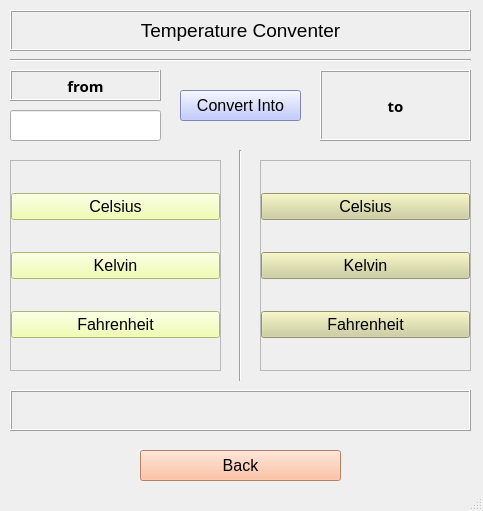
<?xml version="1.0" encoding="UTF-8"?>
<ui version="4.0">
 <class>Temp_window</class>
 <widget class="QMainWindow" name="Temp_window">
  <property name="geometry">
   <rect>
    <x>0</x>
    <y>0</y>
    <width>483</width>
    <height>511</height>
   </rect>
  </property>
  <property name="windowTitle">
   <string>MainWindow</string>
  </property>
  <widget class="QWidget" name="centralwidget">
   <widget class="QLabel" name="temp_label">
    <property name="geometry">
     <rect>
      <x>10</x>
      <y>10</y>
      <width>461</width>
      <height>41</height>
     </rect>
    </property>
    <property name="font">
     <font>
      <pointsize>14</pointsize>
     </font>
    </property>
    <property name="frameShape">
     <enum>QFrame::Box</enum>
    </property>
    <property name="frameShadow">
     <enum>QFrame::Raised</enum>
    </property>
    <property name="text">
     <string>Temperature Conventer</string>
    </property>
    <property name="alignment">
     <set>Qt::AlignCenter</set>
    </property>
   </widget>
   <widget class="QLabel" name="from_label">
    <property name="geometry">
     <rect>
      <x>10</x>
      <y>70</y>
      <width>151</width>
      <height>31</height>
     </rect>
    </property>
    <property name="font">
     <font>
      <family>Microsoft Tai Le</family>
      <pointsize>11</pointsize>
      <weight>75</weight>
      <bold>true</bold>
     </font>
    </property>
    <property name="frameShape">
     <enum>QFrame::Box</enum>
    </property>
    <property name="frameShadow">
     <enum>QFrame::Raised</enum>
    </property>
    <property name="text">
     <string>from</string>
    </property>
    <property name="alignment">
     <set>Qt::AlignCenter</set>
    </property>
    <property name="wordWrap">
     <bool>true</bool>
    </property>
   </widget>
   <widget class="QLabel" name="to_label">
    <property name="geometry">
     <rect>
      <x>320</x>
      <y>70</y>
      <width>151</width>
      <height>71</height>
     </rect>
    </property>
    <property name="font">
     <font>
      <family>Microsoft Tai Le</family>
      <pointsize>11</pointsize>
      <weight>75</weight>
      <bold>true</bold>
     </font>
    </property>
    <property name="frameShape">
     <enum>QFrame::Box</enum>
    </property>
    <property name="frameShadow">
     <enum>QFrame::Raised</enum>
    </property>
    <property name="text">
     <string>to</string>
    </property>
    <property name="alignment">
     <set>Qt::AlignCenter</set>
    </property>
    <property name="wordWrap">
     <bool>true</bool>
    </property>
   </widget>
   <widget class="QPushButton" name="convert_button">
    <property name="geometry">
     <rect>
      <x>180</x>
      <y>90</y>
      <width>121</width>
      <height>31</height>
     </rect>
    </property>
    <property name="font">
     <font>
      <pointsize>12</pointsize>
     </font>
    </property>
    <property name="styleSheet">
     <string notr="true">background-color: rgb(176, 187, 255);</string>
    </property>
    <property name="text">
     <string>Convert Into</string>
    </property>
   </widget>
   <widget class="Line" name="line_1">
    <property name="geometry">
     <rect>
      <x>10</x>
      <y>50</y>
      <width>461</width>
      <height>21</height>
     </rect>
    </property>
    <property name="orientation">
     <enum>Qt::Horizontal</enum>
    </property>
   </widget>
   <widget class="Line" name="line_2">
    <property name="geometry">
     <rect>
      <x>230</x>
      <y>150</y>
      <width>20</width>
      <height>231</height>
     </rect>
    </property>
    <property name="orientation">
     <enum>Qt::Vertical</enum>
    </property>
   </widget>
   <widget class="QFrame" name="frame_1">
    <property name="geometry">
     <rect>
      <x>10</x>
      <y>160</y>
      <width>211</width>
      <height>211</height>
     </rect>
    </property>
    <property name="frameShape">
     <enum>QFrame::StyledPanel</enum>
    </property>
    <property name="frameShadow">
     <enum>QFrame::Raised</enum>
    </property>
    <layout class="QVBoxLayout" name="verticalLayout">
     <property name="spacing">
      <number>0</number>
     </property>
     <property name="leftMargin">
      <number>0</number>
     </property>
     <property name="topMargin">
      <number>0</number>
     </property>
     <property name="rightMargin">
      <number>0</number>
     </property>
     <property name="bottomMargin">
      <number>0</number>
     </property>
     <item>
      <widget class="QPushButton" name="cel_button">
       <property name="font">
        <font>
         <pointsize>12</pointsize>
        </font>
       </property>
       <property name="styleSheet">
        <string notr="true">background-color: rgb(239, 255, 155);</string>
       </property>
       <property name="text">
        <string>Celsius</string>
       </property>
      </widget>
     </item>
     <item>
      <widget class="QPushButton" name="kel_button">
       <property name="font">
        <font>
         <pointsize>12</pointsize>
        </font>
       </property>
       <property name="styleSheet">
        <string notr="true">background-color: rgb(239, 255, 155);</string>
       </property>
       <property name="text">
        <string>Kelvin</string>
       </property>
      </widget>
     </item>
     <item>
      <widget class="QPushButton" name="far_button">
       <property name="font">
        <font>
         <pointsize>12</pointsize>
        </font>
       </property>
       <property name="styleSheet">
        <string notr="true">background-color: rgb(239, 255, 155);</string>
       </property>
       <property name="text">
        <string>Fahrenheit</string>
       </property>
      </widget>
     </item>
    </layout>
   </widget>
   <widget class="QFrame" name="frame_2">
    <property name="geometry">
     <rect>
      <x>260</x>
      <y>160</y>
      <width>211</width>
      <height>211</height>
     </rect>
    </property>
    <property name="frameShape">
     <enum>QFrame::StyledPanel</enum>
    </property>
    <property name="frameShadow">
     <enum>QFrame::Raised</enum>
    </property>
    <layout class="QVBoxLayout" name="verticalLayout_2">
     <property name="spacing">
      <number>0</number>
     </property>
     <property name="leftMargin">
      <number>0</number>
     </property>
     <property name="topMargin">
      <number>0</number>
     </property>
     <property name="rightMargin">
      <number>0</number>
     </property>
     <property name="bottomMargin">
      <number>0</number>
     </property>
     <item>
      <widget class="QPushButton" name="sius_button">
       <property name="font">
        <font>
         <pointsize>12</pointsize>
        </font>
       </property>
       <property name="styleSheet">
        <string notr="true">background-color: rgb(206, 206, 154);</string>
       </property>
       <property name="text">
        <string>Celsius</string>
       </property>
      </widget>
     </item>
     <item>
      <widget class="QPushButton" name="vin_button">
       <property name="font">
        <font>
         <pointsize>12</pointsize>
        </font>
       </property>
       <property name="styleSheet">
        <string notr="true">background-color: rgb(206, 206, 154);</string>
       </property>
       <property name="text">
        <string>Kelvin</string>
       </property>
      </widget>
     </item>
     <item>
      <widget class="QPushButton" name="eit_button">
       <property name="font">
        <font>
         <pointsize>12</pointsize>
        </font>
       </property>
       <property name="styleSheet">
        <string notr="true">background-color: rgb(206, 206, 154);</string>
       </property>
       <property name="text">
        <string>Fahrenheit</string>
       </property>
      </widget>
     </item>
    </layout>
   </widget>
   <widget class="QLineEdit" name="value_line">
    <property name="geometry">
     <rect>
      <x>10</x>
      <y>110</y>
      <width>151</width>
      <height>31</height>
     </rect>
    </property>
    <property name="font">
     <font>
      <pointsize>11</pointsize>
     </font>
    </property>
    <property name="alignment">
     <set>Qt::AlignCenter</set>
    </property>
   </widget>
   <widget class="QLabel" name="answer_label">
    <property name="geometry">
     <rect>
      <x>10</x>
      <y>390</y>
      <width>461</width>
      <height>41</height>
     </rect>
    </property>
    <property name="font">
     <font>
      <pointsize>11</pointsize>
     </font>
    </property>
    <property name="frameShape">
     <enum>QFrame::Box</enum>
    </property>
    <property name="frameShadow">
     <enum>QFrame::Raised</enum>
    </property>
    <property name="text">
     <string/>
    </property>
    <property name="alignment">
     <set>Qt::AlignCenter</set>
    </property>
    <property name="wordWrap">
     <bool>true</bool>
    </property>
   </widget>
   <widget class="QPushButton" name="back_button">
    <property name="geometry">
     <rect>
      <x>140</x>
      <y>450</y>
      <width>201</width>
      <height>31</height>
     </rect>
    </property>
    <property name="font">
     <font>
      <pointsize>12</pointsize>
     </font>
    </property>
    <property name="styleSheet">
     <string notr="true">background-color: rgb(255, 177, 138);</string>
    </property>
    <property name="text">
     <string>Back</string>
    </property>
   </widget>
  </widget>
  <widget class="QStatusBar" name="statusbar"/>
 </widget>
 <resources/>
 <connections/>
</ui>
